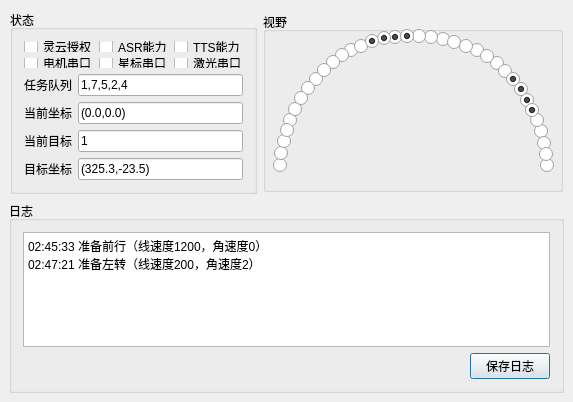
<?xml version="1.0" encoding="UTF-8"?>
<ui version="4.0">
 <class>DashBoard</class>
 <widget class="QDialog" name="DashBoard">
  <property name="geometry">
   <rect>
    <x>0</x>
    <y>0</y>
    <width>573</width>
    <height>402</height>
   </rect>
  </property>
  <property name="windowTitle">
   <string>DashBoard</string>
  </property>
  <widget class="QGroupBox" name="groupBox_2">
   <property name="geometry">
    <rect>
     <x>9</x>
     <y>201</y>
     <width>555</width>
     <height>192</height>
    </rect>
   </property>
   <property name="title">
    <string>日志</string>
   </property>
   <layout class="QVBoxLayout" name="verticalLayout_3">
    <item>
     <widget class="QPlainTextEdit" name="textStatus">
      <property name="plainText">
       <string>02:45:33 准备前行（线速度1200，角速度0）
02:47:21 准备左转（线速度200，角速度2）</string>
      </property>
     </widget>
    </item>
    <item>
     <layout class="QHBoxLayout" name="horizontalLayout_9">
      <item>
       <spacer name="horizontalSpacer">
        <property name="orientation">
         <enum>Qt::Horizontal</enum>
        </property>
        <property name="sizeHint" stdset="0">
         <size>
          <width>40</width>
          <height>20</height>
         </size>
        </property>
       </spacer>
      </item>
      <item>
       <widget class="QPushButton" name="btnSaveLog">
        <property name="text">
         <string>保存日志</string>
        </property>
       </widget>
      </item>
     </layout>
    </item>
   </layout>
  </widget>
  <widget class="QGroupBox" name="groupBox_4">
   <property name="geometry">
    <rect>
     <x>10</x>
     <y>10</y>
     <width>247</width>
     <height>184</height>
    </rect>
   </property>
   <property name="sizePolicy">
    <sizepolicy hsizetype="Minimum" vsizetype="Preferred">
     <horstretch>0</horstretch>
     <verstretch>0</verstretch>
    </sizepolicy>
   </property>
   <property name="title">
    <string>状态</string>
   </property>
   <layout class="QVBoxLayout" name="verticalLayout_2">
    <item>
     <layout class="QGridLayout" name="gridLayout_2">
      <item row="0" column="1">
       <widget class="QCheckBox" name="ck_ASR">
        <property name="text">
         <string>ASR能力</string>
        </property>
        <property name="checkable">
         <bool>true</bool>
        </property>
       </widget>
      </item>
      <item row="1" column="2">
       <widget class="QCheckBox" name="ck_URG">
        <property name="text">
         <string>激光串口</string>
        </property>
        <property name="checkable">
         <bool>true</bool>
        </property>
       </widget>
      </item>
      <item row="1" column="1">
       <widget class="QCheckBox" name="ck_Star">
        <property name="text">
         <string>星标串口</string>
        </property>
        <property name="checkable">
         <bool>true</bool>
        </property>
       </widget>
      </item>
      <item row="1" column="0">
       <widget class="QCheckBox" name="ck_Motor">
        <property name="text">
         <string>电机串口</string>
        </property>
        <property name="checkable">
         <bool>true</bool>
        </property>
       </widget>
      </item>
      <item row="0" column="2">
       <widget class="QCheckBox" name="ck_TTS">
        <property name="text">
         <string>TTS能力</string>
        </property>
        <property name="checkable">
         <bool>true</bool>
        </property>
        <property name="checked">
         <bool>false</bool>
        </property>
       </widget>
      </item>
      <item row="0" column="0">
       <widget class="QCheckBox" name="ck_Auth">
        <property name="text">
         <string>灵云授权</string>
        </property>
        <property name="checkable">
         <bool>true</bool>
        </property>
       </widget>
      </item>
     </layout>
    </item>
    <item>
     <layout class="QHBoxLayout" name="horizontalLayout_6">
      <item>
       <widget class="QLabel" name="label_5">
        <property name="text">
         <string>任务队列</string>
        </property>
       </widget>
      </item>
      <item>
       <widget class="QLineEdit" name="lineEdit_4">
        <property name="text">
         <string>1,7,5,2,4</string>
        </property>
       </widget>
      </item>
     </layout>
    </item>
    <item>
     <layout class="QHBoxLayout" name="horizontalLayout_7">
      <item>
       <widget class="QLabel" name="label_6">
        <property name="text">
         <string>当前坐标</string>
        </property>
       </widget>
      </item>
      <item>
       <widget class="QLineEdit" name="lineEdit_5">
        <property name="text">
         <string>(0.0,0.0)</string>
        </property>
       </widget>
      </item>
     </layout>
    </item>
    <item>
     <layout class="QHBoxLayout" name="horizontalLayout_10">
      <item>
       <widget class="QLabel" name="label_9">
        <property name="text">
         <string>当前目标</string>
        </property>
       </widget>
      </item>
      <item>
       <widget class="QLineEdit" name="lineEdit_8">
        <property name="text">
         <string>1</string>
        </property>
       </widget>
      </item>
     </layout>
    </item>
    <item>
     <layout class="QHBoxLayout" name="horizontalLayout_11">
      <item>
       <widget class="QLabel" name="label_7">
        <property name="text">
         <string>目标坐标</string>
        </property>
       </widget>
      </item>
      <item>
       <widget class="QLineEdit" name="lineEdit_6">
        <property name="text">
         <string>(325.3,-23.5)</string>
        </property>
       </widget>
      </item>
     </layout>
    </item>
   </layout>
  </widget>
  <widget class="QGroupBox" name="groupBox_5">
   <property name="geometry">
    <rect>
     <x>263</x>
     <y>12</y>
     <width>300</width>
     <height>180</height>
    </rect>
   </property>
   <property name="sizePolicy">
    <sizepolicy hsizetype="Fixed" vsizetype="Fixed">
     <horstretch>0</horstretch>
     <verstretch>0</verstretch>
    </sizepolicy>
   </property>
   <property name="minimumSize">
    <size>
     <width>300</width>
     <height>180</height>
    </size>
   </property>
   <property name="title">
    <string>视野</string>
   </property>
   <widget class="QRadioButton" name="r45_2">
    <property name="geometry">
     <rect>
      <x>46</x>
      <y>59</y>
      <width>16</width>
      <height>16</height>
     </rect>
    </property>
    <property name="text">
     <string/>
    </property>
    <property name="checkable">
     <bool>true</bool>
    </property>
    <property name="checked">
     <bool>false</bool>
    </property>
    <property name="autoExclusive">
     <bool>false</bool>
    </property>
   </widget>
   <widget class="QRadioButton" name="r165_2">
    <property name="geometry">
     <rect>
      <x>271</x>
      <y>111</y>
      <width>31</width>
      <height>16</height>
     </rect>
    </property>
    <property name="text">
     <string/>
    </property>
    <property name="checkable">
     <bool>true</bool>
    </property>
    <property name="checked">
     <bool>false</bool>
    </property>
    <property name="autoExclusive">
     <bool>false</bool>
    </property>
   </widget>
   <widget class="QRadioButton" name="r65_2">
    <property name="geometry">
     <rect>
      <x>81</x>
      <y>30</y>
      <width>16</width>
      <height>16</height>
     </rect>
    </property>
    <property name="text">
     <string/>
    </property>
    <property name="checkable">
     <bool>true</bool>
    </property>
    <property name="checked">
     <bool>false</bool>
    </property>
    <property name="autoExclusive">
     <bool>false</bool>
    </property>
   </widget>
   <widget class="QRadioButton" name="r105_2">
    <property name="geometry">
     <rect>
      <x>173</x>
      <y>19</y>
      <width>16</width>
      <height>16</height>
     </rect>
    </property>
    <property name="text">
     <string/>
    </property>
    <property name="checkable">
     <bool>true</bool>
    </property>
    <property name="checked">
     <bool>false</bool>
    </property>
    <property name="autoExclusive">
     <bool>false</bool>
    </property>
   </widget>
   <widget class="QRadioButton" name="r130_2">
    <property name="geometry">
     <rect>
      <x>227</x>
      <y>43</y>
      <width>16</width>
      <height>16</height>
     </rect>
    </property>
    <property name="text">
     <string/>
    </property>
    <property name="checkable">
     <bool>true</bool>
    </property>
    <property name="checked">
     <bool>false</bool>
    </property>
    <property name="autoExclusive">
     <bool>false</bool>
    </property>
   </widget>
   <widget class="QRadioButton" name="r25_2">
    <property name="geometry">
     <rect>
      <x>20</x>
      <y>100</y>
      <width>31</width>
      <height>16</height>
     </rect>
    </property>
    <property name="text">
     <string/>
    </property>
    <property name="checkable">
     <bool>true</bool>
    </property>
    <property name="checked">
     <bool>false</bool>
    </property>
    <property name="autoExclusive">
     <bool>false</bool>
    </property>
   </widget>
   <widget class="QRadioButton" name="r60_2">
    <property name="geometry">
     <rect>
      <x>72</x>
      <y>35</y>
      <width>16</width>
      <height>16</height>
     </rect>
    </property>
    <property name="text">
     <string/>
    </property>
    <property name="checkable">
     <bool>true</bool>
    </property>
    <property name="checked">
     <bool>false</bool>
    </property>
    <property name="autoExclusive">
     <bool>false</bool>
    </property>
   </widget>
   <widget class="QRadioButton" name="r120_2">
    <property name="geometry">
     <rect>
      <x>207</x>
      <y>30</y>
      <width>16</width>
      <height>16</height>
     </rect>
    </property>
    <property name="text">
     <string/>
    </property>
    <property name="checkable">
     <bool>true</bool>
    </property>
    <property name="checked">
     <bool>false</bool>
    </property>
    <property name="autoExclusive">
     <bool>false</bool>
    </property>
   </widget>
   <widget class="QRadioButton" name="r100_2">
    <property name="geometry">
     <rect>
      <x>161</x>
      <y>17</y>
      <width>16</width>
      <height>16</height>
     </rect>
    </property>
    <property name="text">
     <string/>
    </property>
    <property name="checkable">
     <bool>true</bool>
    </property>
    <property name="checked">
     <bool>false</bool>
    </property>
    <property name="autoExclusive">
     <bool>false</bool>
    </property>
   </widget>
   <widget class="QRadioButton" name="r5_2">
    <property name="geometry">
     <rect>
      <x>10</x>
      <y>145</y>
      <width>31</width>
      <height>16</height>
     </rect>
    </property>
    <property name="text">
     <string/>
    </property>
    <property name="checkable">
     <bool>true</bool>
    </property>
    <property name="checked">
     <bool>false</bool>
    </property>
    <property name="autoExclusive">
     <bool>false</bool>
    </property>
   </widget>
   <widget class="QRadioButton" name="r160_2">
    <property name="geometry">
     <rect>
      <x>267</x>
      <y>100</y>
      <width>31</width>
      <height>16</height>
     </rect>
    </property>
    <property name="text">
     <string/>
    </property>
    <property name="checkable">
     <bool>true</bool>
    </property>
    <property name="checked">
     <bool>false</bool>
    </property>
    <property name="autoExclusive">
     <bool>false</bool>
    </property>
   </widget>
   <widget class="QRadioButton" name="r150_2">
    <property name="geometry">
     <rect>
      <x>257</x>
      <y>80</y>
      <width>16</width>
      <height>16</height>
     </rect>
    </property>
    <property name="text">
     <string/>
    </property>
    <property name="checkable">
     <bool>true</bool>
    </property>
    <property name="checked">
     <bool>true</bool>
    </property>
    <property name="autoExclusive">
     <bool>false</bool>
    </property>
   </widget>
   <widget class="QRadioButton" name="r70_2">
    <property name="geometry">
     <rect>
      <x>91</x>
      <y>26</y>
      <width>16</width>
      <height>16</height>
     </rect>
    </property>
    <property name="text">
     <string/>
    </property>
    <property name="checkable">
     <bool>true</bool>
    </property>
    <property name="checked">
     <bool>false</bool>
    </property>
    <property name="autoExclusive">
     <bool>false</bool>
    </property>
   </widget>
   <widget class="QRadioButton" name="r85_2">
    <property name="geometry">
     <rect>
      <x>125</x>
      <y>17</y>
      <width>16</width>
      <height>16</height>
     </rect>
    </property>
    <property name="text">
     <string/>
    </property>
    <property name="checkable">
     <bool>true</bool>
    </property>
    <property name="checked">
     <bool>true</bool>
    </property>
    <property name="autoExclusive">
     <bool>false</bool>
    </property>
   </widget>
   <widget class="QRadioButton" name="r170_2">
    <property name="geometry">
     <rect>
      <x>274</x>
      <y>123</y>
      <width>16</width>
      <height>16</height>
     </rect>
    </property>
    <property name="text">
     <string/>
    </property>
    <property name="checkable">
     <bool>true</bool>
    </property>
    <property name="checked">
     <bool>false</bool>
    </property>
    <property name="autoExclusive">
     <bool>false</bool>
    </property>
   </widget>
   <widget class="QRadioButton" name="r110_2">
    <property name="geometry">
     <rect>
      <x>184</x>
      <y>22</y>
      <width>16</width>
      <height>16</height>
     </rect>
    </property>
    <property name="text">
     <string/>
    </property>
    <property name="checkable">
     <bool>true</bool>
    </property>
    <property name="checked">
     <bool>false</bool>
    </property>
    <property name="autoExclusive">
     <bool>false</bool>
    </property>
   </widget>
   <widget class="QRadioButton" name="r55_2">
    <property name="geometry">
     <rect>
      <x>63</x>
      <y>42</y>
      <width>16</width>
      <height>16</height>
     </rect>
    </property>
    <property name="text">
     <string/>
    </property>
    <property name="checkable">
     <bool>true</bool>
    </property>
    <property name="checked">
     <bool>false</bool>
    </property>
    <property name="autoExclusive">
     <bool>false</bool>
    </property>
   </widget>
   <widget class="QRadioButton" name="r10_2">
    <property name="geometry">
     <rect>
      <x>11</x>
      <y>133</y>
      <width>31</width>
      <height>16</height>
     </rect>
    </property>
    <property name="text">
     <string/>
    </property>
    <property name="checkable">
     <bool>true</bool>
    </property>
    <property name="checked">
     <bool>false</bool>
    </property>
    <property name="autoExclusive">
     <bool>false</bool>
    </property>
   </widget>
   <widget class="QRadioButton" name="r80_2">
    <property name="geometry">
     <rect>
      <x>114</x>
      <y>18</y>
      <width>16</width>
      <height>16</height>
     </rect>
    </property>
    <property name="text">
     <string/>
    </property>
    <property name="checkable">
     <bool>true</bool>
    </property>
    <property name="checked">
     <bool>true</bool>
    </property>
    <property name="autoExclusive">
     <bool>false</bool>
    </property>
   </widget>
   <widget class="QRadioButton" name="r15_2">
    <property name="geometry">
     <rect>
      <x>14</x>
      <y>121</y>
      <width>31</width>
      <height>16</height>
     </rect>
    </property>
    <property name="text">
     <string/>
    </property>
    <property name="checkable">
     <bool>true</bool>
    </property>
    <property name="checked">
     <bool>false</bool>
    </property>
    <property name="autoExclusive">
     <bool>false</bool>
    </property>
   </widget>
   <widget class="QLabel" name="label_10">
    <property name="geometry">
     <rect>
      <x>21</x>
      <y>34</y>
      <width>256</width>
      <height>136</height>
     </rect>
    </property>
    <property name="sizePolicy">
     <sizepolicy hsizetype="Fixed" vsizetype="Fixed">
      <horstretch>0</horstretch>
      <verstretch>0</verstretch>
     </sizepolicy>
    </property>
    <property name="autoFillBackground">
     <bool>false</bool>
    </property>
    <property name="text">
     <string/>
    </property>
    <property name="pixmap">
     <pixmap resource="robotq.qrc">:/DashBoard/Resources/resizeApi.png</pixmap>
    </property>
    <property name="scaledContents">
     <bool>true</bool>
    </property>
   </widget>
   <widget class="QRadioButton" name="r180_2">
    <property name="geometry">
     <rect>
      <x>277</x>
      <y>145</y>
      <width>16</width>
      <height>16</height>
     </rect>
    </property>
    <property name="text">
     <string/>
    </property>
    <property name="checkable">
     <bool>true</bool>
    </property>
    <property name="checked">
     <bool>false</bool>
    </property>
    <property name="autoExclusive">
     <bool>false</bool>
    </property>
   </widget>
   <widget class="QRadioButton" name="r50_2">
    <property name="geometry">
     <rect>
      <x>54</x>
      <y>50</y>
      <width>16</width>
      <height>16</height>
     </rect>
    </property>
    <property name="text">
     <string/>
    </property>
    <property name="checkable">
     <bool>true</bool>
    </property>
    <property name="checked">
     <bool>false</bool>
    </property>
    <property name="autoExclusive">
     <bool>false</bool>
    </property>
   </widget>
   <widget class="QRadioButton" name="r20_2">
    <property name="geometry">
     <rect>
      <x>17</x>
      <y>110</y>
      <width>31</width>
      <height>16</height>
     </rect>
    </property>
    <property name="text">
     <string/>
    </property>
    <property name="checkable">
     <bool>true</bool>
    </property>
    <property name="checked">
     <bool>false</bool>
    </property>
    <property name="autoExclusive">
     <bool>false</bool>
    </property>
   </widget>
   <widget class="QRadioButton" name="r135_2">
    <property name="geometry">
     <rect>
      <x>235</x>
      <y>51</y>
      <width>16</width>
      <height>16</height>
     </rect>
    </property>
    <property name="text">
     <string/>
    </property>
    <property name="checkable">
     <bool>true</bool>
    </property>
    <property name="checked">
     <bool>false</bool>
    </property>
    <property name="autoExclusive">
     <bool>false</bool>
    </property>
   </widget>
   <widget class="QRadioButton" name="r125_2">
    <property name="geometry">
     <rect>
      <x>217</x>
      <y>36</y>
      <width>16</width>
      <height>16</height>
     </rect>
    </property>
    <property name="text">
     <string/>
    </property>
    <property name="checkable">
     <bool>true</bool>
    </property>
    <property name="checked">
     <bool>false</bool>
    </property>
    <property name="autoExclusive">
     <bool>false</bool>
    </property>
   </widget>
   <widget class="QRadioButton" name="r75_2">
    <property name="geometry">
     <rect>
      <x>102</x>
      <y>21</y>
      <width>16</width>
      <height>16</height>
     </rect>
    </property>
    <property name="text">
     <string/>
    </property>
    <property name="checkable">
     <bool>true</bool>
    </property>
    <property name="checked">
     <bool>true</bool>
    </property>
    <property name="autoExclusive">
     <bool>false</bool>
    </property>
   </widget>
   <widget class="QRadioButton" name="r95_2">
    <property name="geometry">
     <rect>
      <x>149</x>
      <y>16</y>
      <width>16</width>
      <height>16</height>
     </rect>
    </property>
    <property name="text">
     <string/>
    </property>
    <property name="checkable">
     <bool>true</bool>
    </property>
    <property name="checked">
     <bool>false</bool>
    </property>
    <property name="autoExclusive">
     <bool>false</bool>
    </property>
   </widget>
   <widget class="QRadioButton" name="r30_2">
    <property name="geometry">
     <rect>
      <x>25</x>
      <y>89</y>
      <width>31</width>
      <height>16</height>
     </rect>
    </property>
    <property name="text">
     <string/>
    </property>
    <property name="checkable">
     <bool>true</bool>
    </property>
    <property name="checked">
     <bool>false</bool>
    </property>
    <property name="autoExclusive">
     <bool>false</bool>
    </property>
   </widget>
   <widget class="QRadioButton" name="r115_2">
    <property name="geometry">
     <rect>
      <x>196</x>
      <y>26</y>
      <width>16</width>
      <height>16</height>
     </rect>
    </property>
    <property name="text">
     <string/>
    </property>
    <property name="checkable">
     <bool>true</bool>
    </property>
    <property name="checked">
     <bool>false</bool>
    </property>
    <property name="autoExclusive">
     <bool>false</bool>
    </property>
   </widget>
   <widget class="QRadioButton" name="r145_2">
    <property name="geometry">
     <rect>
      <x>251</x>
      <y>69</y>
      <width>16</width>
      <height>16</height>
     </rect>
    </property>
    <property name="text">
     <string/>
    </property>
    <property name="checkable">
     <bool>true</bool>
    </property>
    <property name="checked">
     <bool>true</bool>
    </property>
    <property name="autoExclusive">
     <bool>false</bool>
    </property>
   </widget>
   <widget class="QRadioButton" name="r40_2">
    <property name="geometry">
     <rect>
      <x>38</x>
      <y>68</y>
      <width>16</width>
      <height>16</height>
     </rect>
    </property>
    <property name="text">
     <string/>
    </property>
    <property name="checkable">
     <bool>true</bool>
    </property>
    <property name="checked">
     <bool>false</bool>
    </property>
    <property name="autoExclusive">
     <bool>false</bool>
    </property>
   </widget>
   <widget class="QRadioButton" name="r155_2">
    <property name="geometry">
     <rect>
      <x>262</x>
      <y>90</y>
      <width>16</width>
      <height>16</height>
     </rect>
    </property>
    <property name="text">
     <string/>
    </property>
    <property name="checkable">
     <bool>true</bool>
    </property>
    <property name="checked">
     <bool>true</bool>
    </property>
    <property name="autoExclusive">
     <bool>false</bool>
    </property>
   </widget>
   <widget class="QRadioButton" name="r35_2">
    <property name="geometry">
     <rect>
      <x>31</x>
      <y>78</y>
      <width>31</width>
      <height>16</height>
     </rect>
    </property>
    <property name="text">
     <string/>
    </property>
    <property name="checkable">
     <bool>true</bool>
    </property>
    <property name="checked">
     <bool>false</bool>
    </property>
    <property name="autoExclusive">
     <bool>false</bool>
    </property>
   </widget>
   <widget class="QRadioButton" name="r175_2">
    <property name="geometry">
     <rect>
      <x>276</x>
      <y>134</y>
      <width>16</width>
      <height>16</height>
     </rect>
    </property>
    <property name="text">
     <string/>
    </property>
    <property name="checkable">
     <bool>true</bool>
    </property>
    <property name="checked">
     <bool>false</bool>
    </property>
    <property name="autoExclusive">
     <bool>false</bool>
    </property>
   </widget>
   <widget class="QRadioButton" name="r90_2">
    <property name="geometry">
     <rect>
      <x>137</x>
      <y>16</y>
      <width>16</width>
      <height>16</height>
     </rect>
    </property>
    <property name="text">
     <string/>
    </property>
    <property name="checkable">
     <bool>true</bool>
    </property>
    <property name="checked">
     <bool>true</bool>
    </property>
    <property name="autoExclusive">
     <bool>false</bool>
    </property>
   </widget>
   <widget class="QRadioButton" name="r140_2">
    <property name="geometry">
     <rect>
      <x>243</x>
      <y>59</y>
      <width>16</width>
      <height>16</height>
     </rect>
    </property>
    <property name="text">
     <string/>
    </property>
    <property name="checkable">
     <bool>true</bool>
    </property>
    <property name="checked">
     <bool>true</bool>
    </property>
    <property name="autoExclusive">
     <bool>false</bool>
    </property>
   </widget>
   <zorder>label_10</zorder>
   <zorder>r45_2</zorder>
   <zorder>r165_2</zorder>
   <zorder>r65_2</zorder>
   <zorder>r105_2</zorder>
   <zorder>r130_2</zorder>
   <zorder>r25_2</zorder>
   <zorder>r60_2</zorder>
   <zorder>r120_2</zorder>
   <zorder>r100_2</zorder>
   <zorder>r5_2</zorder>
   <zorder>r160_2</zorder>
   <zorder>r150_2</zorder>
   <zorder>r70_2</zorder>
   <zorder>r85_2</zorder>
   <zorder>r170_2</zorder>
   <zorder>r110_2</zorder>
   <zorder>r55_2</zorder>
   <zorder>r10_2</zorder>
   <zorder>r80_2</zorder>
   <zorder>r15_2</zorder>
   <zorder>r180_2</zorder>
   <zorder>r50_2</zorder>
   <zorder>r20_2</zorder>
   <zorder>r135_2</zorder>
   <zorder>r125_2</zorder>
   <zorder>r75_2</zorder>
   <zorder>r95_2</zorder>
   <zorder>r30_2</zorder>
   <zorder>r115_2</zorder>
   <zorder>r145_2</zorder>
   <zorder>r40_2</zorder>
   <zorder>r155_2</zorder>
   <zorder>r35_2</zorder>
   <zorder>r175_2</zorder>
   <zorder>r90_2</zorder>
   <zorder>r140_2</zorder>
  </widget>
 </widget>
 <layoutdefault spacing="6" margin="11"/>
 <resources>
  <include location="robotq.qrc"/>
 </resources>
 <connections/>
</ui>
